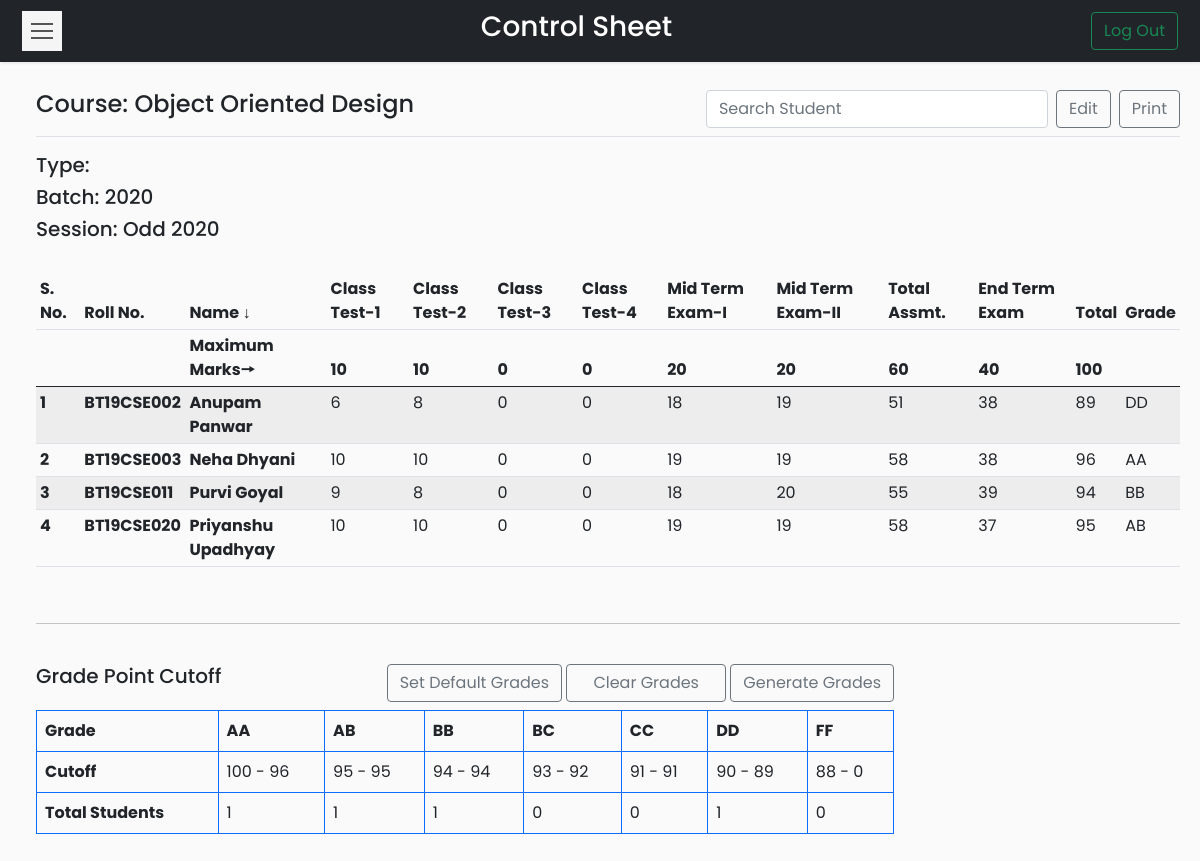
/Codes/coursetable.php?course=CSL-253 (signed in), run on an earlier commit of the app's database.
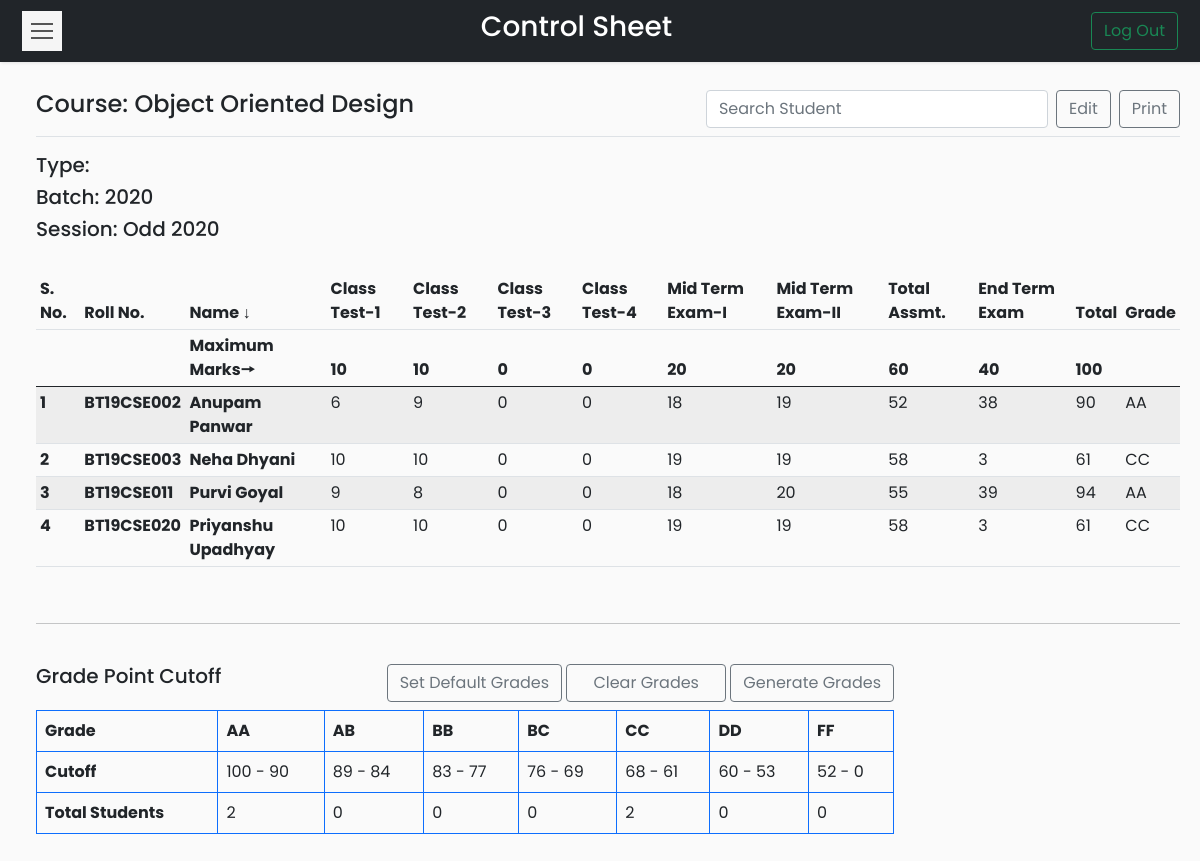
And on a later commit of the database.
### tables this page shows
CREATE TABLE `courses` (
  `id` int(11) NOT NULL,
  `course_name` varchar(50) NOT NULL,
  `course_code` varchar(20) NOT NULL,
  `batch` varchar(20) NOT NULL,
  `semester` varchar(20) NOT NULL,
  `mct1` int(11) NOT NULL,
  `mct2` int(11) NOT NULL,
  `mct3` int(11) NOT NULL,
  `mct4` int(11) NOT NULL,
  `mmt1` int(11) NOT NULL,
  `mmt2` int(11) NOT NULL,
  `mta` int(11) NOT NULL,
  `met` int(11) NOT NULL,
  `mt` int(11) NOT NULL,
  `flag` tinyint(1) DEFAULT 0,
  `type` varchar(5) DEFAULT NULL
);

CREATE TABLE `controlsheet` (
  `course_code` varchar(20) NOT NULL,
  `roll_no` varchar(20) NOT NULL,
  `name` varchar(20) NOT NULL,
  `class_test_1` int(11) NOT NULL,
  `class_test_2` int(11) NOT NULL,
  `class_test_3` int(11) NOT NULL,
  `class_test_4` int(11) NOT NULL,
  `mid_term_1` int(11) NOT NULL,
  `mid_term_2` int(11) NOT NULL,
  `total_assessment` int(11) NOT NULL,
  `end_term` int(11) NOT NULL,
  `total_marks` int(11) NOT NULL,
  `grade` varchar(5) DEFAULT NULL
);

CREATE TABLE `gradewindow` (
  `course_code` varchar(20) NOT NULL,
  `grade` varchar(5) NOT NULL,
  `lower_cutoff` float NOT NULL,
  `upper_cutoff` float NOT NULL,
  `no_of_students` int(11) DEFAULT NULL
);

### Codes/coursetable.php (the view, shortened to what this page needs)
<?php
if (isset($_SESSION['id'])) {
?>
    <!DOCTYPE html>
    <html>
    <head>
        <link rel="stylesheet" href="css/bootstrap.min.css">
        <link rel="stylesheet" href="css/custom.css">
        <?php
        require_once __DIR__ . '/connection/connect.php';
        if (isset($_GET['course'])) {
            $cd = $_GET['course'];
        } else {
            header('Location: dashboard.php?error=ERROR OCCURRED');
            exit();
        }
        ?>
    </head>
    <body>
        <nav class="navbar navbar-light bg-dark">
            <div class="container-fluid">
                <button type="button" id="sidebarCollapse" class="navbar-btn">
                    <span></span>
                    <span></span>
                    <span></span>
                </button>
                <span class="text-white h3">Control Sheet</span>
                <form class="d-flex">
                    <a href="logout.php">
                        <button class="btn btn-outline-success" type="button">Log Out</button>
                    </a>
                </form>
            </div>
        </nav>
        <div class="wrapper">
            <div id="content">
                <?php
                $sql = "SELECT course_name, semester, batch,type FROM courses WHERE course_code='$cd'";
                $result = $conn->query($sql);
                $row = $result->fetch_assoc();
                $cn = $row['course_name'];
                ?>
                <main class="col-md-auto ms-sm-3 col-lg-auto px-md-auto" id="printableTable">
                    <div class="d-flex justify-content-between flex-wrap flex-md-nowrap align-items-center pt-2 pb-2 mb-3 border-bottom btn-toolbar mb-3" role="toolbar" aria-label="Toolbar with button groups">
                        <h4 class="h4"><?php echo "Course: " . $cn ?></h4>
                        <div class="d-grid gap-2 d-flex" role="group" aria-label="First group">
                            <input type="search" class="form-control" id="datatable-search-input" placeholder="Search Student" onkeyup="filterTable()">
                            <a type="button" class="btn btn-outline-secondary" href=<?php
                                                                                    if ($_SESSION['name'] == 'Admin') {
                                                                                        echo "edit_admin.php?course=" . $cd;
                                                                                    } else {
                                                                                        echo "edit.php?course=" . $cd;
                                                                                    } ?>>Edit</a>
                            <a type="button" class="btn btn-outline-secondary" target="_blank" href="print.php?course=<?php echo $cd ?>">Print</a>
                        </div>
                    </div>
                    <h5>Type: <?php echo $row['type']; ?></h5>
                    <h5>Batch: <?php echo $row['batch']; ?></h5>
                    <h5>Session: <?php echo $row['semester']; ?></h5>
                    <br>
                    <div class="table-responsive">
                        <table class="table table-striped table-sm" id="table">
                            <thead>
                                <tr>
                                    <th>S. No.</th>
                                    <th>Roll No.</th>
                                    <th>Name ↓</th>
                                    <th>Class Test-1</th>
                                    <th>Class Test-2</th>
                                    <th>Class Test-3</th>
                                    <th>Class Test-4</th>
                                    <th>Mid Term Exam-I</th>
                                    <th>Mid Term Exam-II</th>
                                    <th>Total Assmt.</th>
                                    <th>End Term Exam</th>
                                    <th>Total</th>
                                    <th>Grade</th>
                                </tr>
                                <tr>
                                    <th></th>
                                    <th></th>
                                    <?php
                                    $sql = "SELECT * FROM courses WHERE course_code='$cd'";
                                    $result = $conn->query($sql);
                                    if ($row = $result->fetch_assoc()) {
                                    ?>
                                        <th>Maximum Marks🠖</th>
                                        <th><?php echo $row['mct1']; ?></th>
                                        <th><?php echo $row['mct2']; ?></th>
                                        <th><?php echo $row['mct3']; ?></th>
                                        <th><?php echo $row['mct4']; ?></th>
                                        <th><?php echo $row['mmt1']; ?></th>
                                        <th><?php echo $row['mmt2']; ?></th>
                                        <th><?php echo $row['mta']; ?></th>
                                        <th><?php echo $row['met']; ?></th>
                                        <th><?php echo $row['mt']; ?></th>
                                        <th></th>
                                    <?php } ?>
                                </tr>
                            </thead>
                            <tbody>
                                <?php
                                $sql = "SELECT * FROM controlsheet WHERE course_code='$cd'";
                                $result = $conn->query($sql);
                                $i = 1;
                                while ($row = $result->fetch_assoc()) { ?>
                                    <tr>
                                        <td><strong><?php echo $i++; ?></strong></td>
                                        <td><strong><?php echo $row['roll_no']; ?></strong></td>
                                        <td><strong><?php echo $row['name']; ?></strong></td>
                                        <td><?php echo $row['class_test_1']; ?></td>
                                        <td><?php echo $row['class_test_2']; ?></td>
                                        <td><?php echo $row['class_test_3']; ?></td>
                                        <td><?php echo $row['class_test_4']; ?></td>
                                        <td><?php echo $row['mid_term_1']; ?></td>
                                        <td><?php echo $row['mid_term_2']; ?></td>
                                        <td><?php echo $row['total_assessment']; ?></td>
                                        <td><?php echo $row['end_term']; ?></td>
                                        <td><?php echo $row['total_marks']; ?></td>
                                        <td><?php echo $row['grade']; ?></td>
                                    </tr>
                                <?php } ?>
                            </tbody>
                        </table>
                    </div>
                    <br>
                    <hr>
                    <br>
                    <div class="table-responsive grade">
                        <?php if ($_SESSION['name'] == 'Admin') { ?>
                            <div class="text-start h5">Grade Point Cutoff</div>
                        <?php } else { ?>
                            <div class="sameline grades">
                                <div class="text-start h5">Grade Point Cutoff</div>
                                <div>
                                    <a class="btn btn-outline-secondary mb-2" href="default.php?course=<?php echo $cd ?>">Set Default Grades</a>
                                    <a class="btn btn-outline-secondary mb-2" style="padding-right: 1.63rem; padding-left:1.63rem" href="clear.php?course=<?php echo $cd ?>">Clear Grades</a>
                                    <a class="btn btn-outline-secondary mb-2" href="generate.php?course=<?php echo $cd ?>">Generate Grades</a>
                                </div>
                            </div>
                        <?php } ?>
                        <table class="table table-bordered border-primary grades">
                            <thead>
                                <tr>
                                    <td><strong>Grade</strong></td>
                                    <?php
                                    $sql = "SELECT grade FROM gradewindow WHERE course_code='$cd' ORDER BY grade";
                                    $result = $conn->query($sql);
                                    while ($row = $result->fetch_assoc()) {
                                    ?>
                                        <td><strong><?php echo $row['grade'];
                                                } ?></strong></td>
                                </tr>
                            </thead>
                            <tbody>
                                <tr>
                                    <td scope="row"><strong>Cutoff</strong></td>
                                    <?php
                                    $sql = "SELECT grade,lower_cutoff,upper_cutoff FROM gradewindow WHERE course_code='$cd' ORDER BY grade";
                                    $result = $conn->query($sql);
                                    while ($row = $result->fetch_assoc()) {
                                    ?>
                                        <td scope="row"><?php echo $row['upper_cutoff']; ?> - <?php echo $row['lower_cutoff']; ?></td>
                                    <?php } ?>
                                </tr>
                                <tr>
                                    <td><strong>Total Students</strong></td>
                                    <?php
                                    $sql = "SELECT grade,no_of_students FROM gradewindow WHERE course_code='$cd' ORDER BY grade";
                                    $result = $conn->query($sql);
                                    while ($row = $result->fetch_assoc()) {
                                    ?>
                                        <td scope="row"><?php echo $row['no_of_students']; ?></td>
                                    <?php } ?>
                                </tr>
                            </tbody>
                        </table>
                    </div>
                </main>
            </div>
        </div>
    <?php
} else {
    header('Location: index.php?error=INVALID REQUEST');
    exit();
}
    ?>
    </body>
    </html>

### Codes/css/custom.css (style rules this page uses)
body { font-family: "Poppins", sans-serif; background: #fafafa; max-height: 100vh !important; overflow-y: scroll; }
a, a:hover, a:focus { color: inherit; text-decoration: none; transition: all 0.3s; }
.navbar { padding: 10px 10px; background: #fff; border: none; border-radius: 5; margin-bottom: 0px; box-shadow: 1px 1px 3px rgba(0, 0, 0, 0.1); }
.navbar-btn { box-shadow: none; outline: none !important; border: none; }
.wrapper { display: flex; width: 100%; align-items: stretch; perspective: 1500px; height: 100%; overflow-y: hidden; }
.grades { width: 75%; }
.sameline { display: flex; justify-content: space-between; }
#content { width: 100%; min-height: 93vh; padding: 20px; transition: all 0.3s; }
#sidebarCollapse { width: 40px; height: 40px; background: #f5f5f5; cursor: pointer; }
#sidebarCollapse span { width: 80%; height: 2px; margin: 0 auto; display: block; background: #555; transition: all 0.8s cubic-bezier(0.81, -0.33, 0.345, 1.375); transition-delay: 0.2s; }
#sidebarCollapse span:first-of-type { transform: rotate(45deg) translate(2px, 2px); }
#sidebarCollapse span:nth-of-type(2) { opacity: 0; }
#sidebarCollapse span:last-of-type { transform: rotate(-45deg) translate(1px, -1px); }
@media (max-width: 10000px) { #sidebarCollapse span:first-of-type, #sidebarCollapse span:nth-of-type(2), #sidebarCollapse span:last-of-type { transform: none; opacity: 1; margin: 5px auto; } }

What changed in the data, as far as the page shows it:
changed controlsheet "BT19CSE002": class_test_2 "8" → "9"; total_assessment "51" → "52"; total_marks "89" → "90"; grade "DD" → "AA"
changed controlsheet "BT19CSE003": end_term "38" → "3"; total_marks "96" → "61"; grade "AA" → "CC"
changed controlsheet "BT19CSE011": grade "BB" → "AA"
changed controlsheet "BT19CSE020": end_term "37" → "3"; total_marks "95" → "61"; grade "AB" → "CC"
changed gradewindow "AA": lower_cutoff "96" → "90"; no_of_students "1" → "2"
changed gradewindow "AB": upper_cutoff "95" → "89"; lower_cutoff "95" → "84"; no_of_students "1" → "0"
changed gradewindow "BB": upper_cutoff "94" → "83"; lower_cutoff "94" → "77"; no_of_students "1" → "0"
changed gradewindow "BC": upper_cutoff "93" → "76"; lower_cutoff "92" → "69"
changed gradewindow "CC": upper_cutoff "91" → "68"; lower_cutoff "91" → "61"; no_of_students "0" → "2"
changed gradewindow "DD": upper_cutoff "90" → "60"; lower_cutoff "89" → "53"; no_of_students "1" → "0"
changed gradewindow "FF": upper_cutoff "88" → "52"
